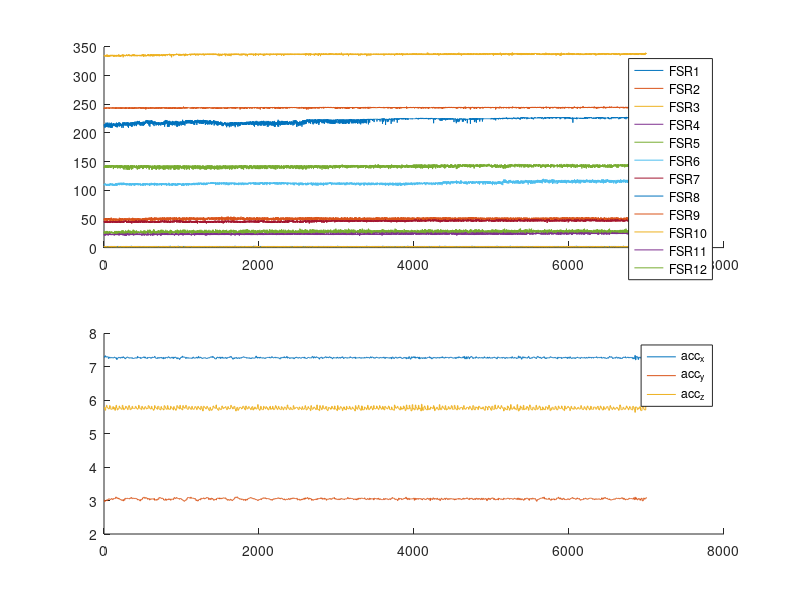

MATLAB code to generate this figure:
%import data: change file name as needed
data = csvread('test11.csv');

%change to 1 if you want truncated data to be exported 
export = 0; 

%change export file name 
filename = 'test52.csv';

%add indices to the data to make truncation easier
index = [1:length(data)];
data(:,1) = index;

%change the indices as needed to truncate the data. 
data = data(:,:); 


%DO NOT NEED TO CHANGE ANYTHING BELOW 

%gather data into individual variables
index = data(:,1);
time = data(:,2);
fsr1 = data(:,3);
fsr2 = data(:,4);
fsr3 = data(:,5);
fsr4 = data(:,6);
fsr5 = data(:,7);
fsr6 = data(:,8);
fsr7 = data(:,9);
fsr8 = data(:,10);
fsr9 = data(:,11);
fsr10 = data(:,12);
fsr11 = data(:,13);
fsr12 = data(:,14);
acc_x = data(:,15);
acc_y = data(:,16);
acc_z = data(:,17);

%plot fsr data
subplot(2,1,1)
hold on;
plot(index, fsr1);
plot(index, fsr2);
plot(index, fsr3);
plot(index, fsr4);
plot(index, fsr5);
plot(index, fsr6);
plot(index, fsr7);
plot(index, fsr8);
plot(index, fsr9);
plot(index, fsr10);
plot(index, fsr11);
plot(index, fsr12);
legend('FSR1', 'FSR2', 'FSR3', 'FSR4', 'FSR5', 'FSR6', 'FSR7', 'FSR8', 'FSR9', 'FSR10', 'FSR11', 'FSR12');
hold off;

subplot(2,1,2);
hold on;
plot(index, acc_x);
plot(index, acc_y);
plot(index, acc_z);
legend('acc_x', 'acc_y', 'acc_z');
hold off;

if export == 1
    writematrix(data, filename);
end


